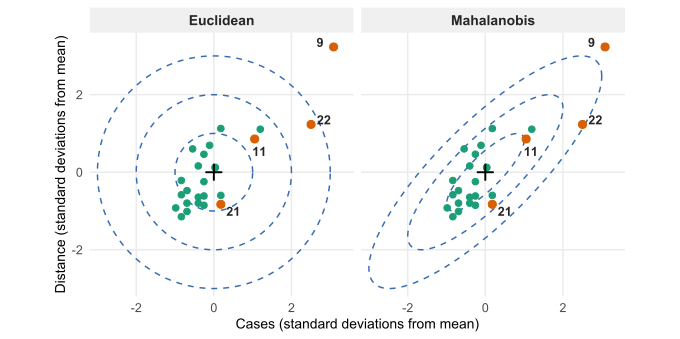

The R source for this figure:
# Run from the figures directory with Rscript distance-contours.R.
library(ggplot2)

delivery <- read.csv("delivery.csv")
z <- scale(delivery[c("cases", "distance")])
points <- data.frame(obs = delivery$obs, z)
selected <- points[match(c(9, 11, 21, 22), points$obs), ]
selected$label_x <- selected$cases + c(-0.35, 0.12, 0.32, 0.33)
selected$label_y <- selected$distance + c(0.12, -0.32, -0.18, 0.12)

angle <- seq(0, 2 * pi, length.out = 361)
circle <- cbind(cos(angle), sin(angle))
# The Cholesky factor maps the unit circle to the unit Mahalanobis ellipse.
shapes <- list(Euclidean = circle, Mahalanobis = circle %*% chol(cov(z)))
contours <- list()
for (metric in names(shapes)) {
    for (radius in 1:3) {
        curve <- radius * shapes[[metric]]
        contours[[length(contours) + 1]] <- data.frame(
            cases = curve[, 1], distance = curve[, 2], metric = metric, radius = radius
        )
    }
}
contours <- do.call(rbind, contours)

p <- ggplot(points, aes(cases, distance)) +
    geom_path(data = contours, aes(group = radius), colour = "#386cb0",
              linewidth = 0.5, linetype = "dashed") +
    geom_point(colour = "#1b9e77", size = 1.9) +
    geom_point(data = selected, colour = "#d95f02", size = 2.4) +
    annotate("point", x = 0, y = 0, shape = 3, size = 3, stroke = 1) +
    geom_text(data = selected, aes(label_x, label_y, label = obs),
              size = 3.2, fontface = "bold", colour = "grey15") +
    facet_wrap(~ metric, nrow = 1) +
    coord_fixed(xlim = c(-3.2, 3.6), ylim = c(-3.2, 3.6), expand = FALSE) +
    labs(x = "Cases (standard deviations from mean)",
         y = "Distance (standard deviations from mean)") +
    theme_minimal(base_size = 11) +
    theme(
        panel.background = element_rect(fill = "transparent", colour = NA),
        plot.background = element_rect(fill = "transparent", colour = NA),
        panel.grid.minor = element_blank(),
        strip.text = element_text(size = 10, face = "bold", colour = "grey15"),
        strip.background = element_rect(fill = "#f0f0f0", colour = NA),
        axis.title = element_text(size = 10),
        axis.text = element_text(size = 9)
    )

ggsave("distance-contours.pdf", p, device = cairo_pdf, bg = "transparent",
       width = 6.8, height = 3.4)
